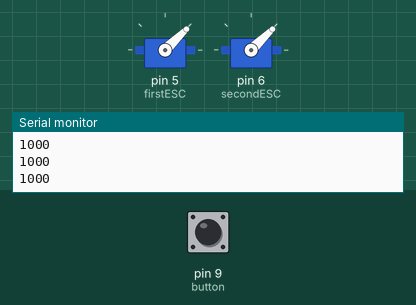
This sketch was run on a simulated Arduino Uno, built with avr-gcc and run on an emulated ATmega328P. Parts: 2 × servo, the last lines printed to the serial monitor. The test bench sets the inputs (shaded band); at power-on: pin 9 (button) HIGH.

Above: at 2.2 s.
2.3 s: pin 9 (button) pulled LOW for 1 s
At 3.07 s:
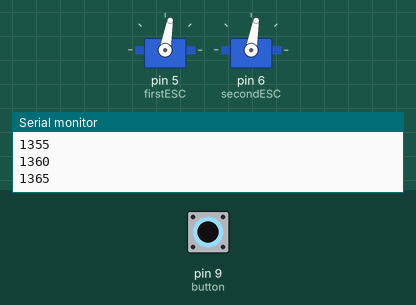
4.8 s: pin 9 (button) pulled LOW for 3.2 s
At 5.86 s:
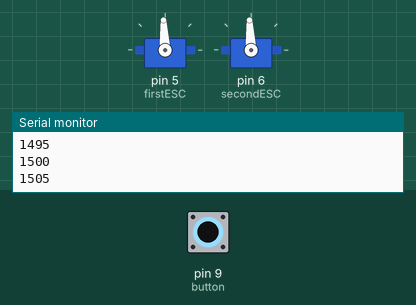
At 6.46 s:
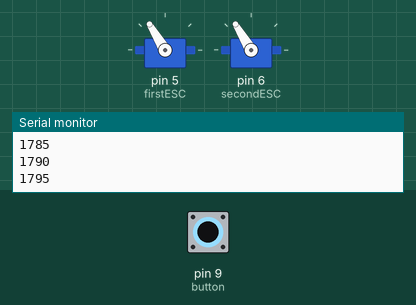
Timing chart, 0 to 9.5 s (numbered marks = the images above; inputs shaded):
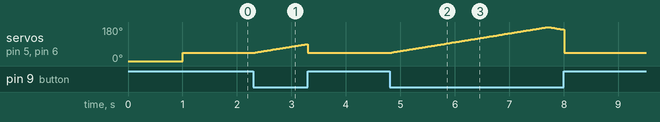

The sketch:

sketch_jan05a.ino
```cpp
#include <Servo.h>

int pin1=5, pin2=6, button=9, voltSens=2;


int value = 0; // set values you need to zero
int change = 1;
Servo firstESC, secondESC; //Create as much as Servoobject you want. You can controll 2 or more Servos at the same time

void setup() {

  firstESC.attach(5);
  secondESC.attach(6);// attached to pin 9 I just do this with 1 Servo
  Serial.begin(9600);    // start serial at 9600 baud
  pinMode(button, INPUT_PULLUP);
  firstESC.writeMicroseconds(value);
  secondESC.writeMicroseconds(value);
  delay(1000);

}

void loop() {

//First connect your ESC WITHOUT Arming. Then Open Serial and follo Instructions
    firstESC.writeMicroseconds(value);
    secondESC.writeMicroseconds(value);
    Serial.println(value);
    if(digitalRead(button)==LOW){
      value=1000;
      while(digitalRead(button)==LOW){
        firstESC.writeMicroseconds(value);
    secondESC.writeMicroseconds(value);
Serial.println(value);
    value+=change;
    delay(10);
    if(value==2400){
      change=-5;
    }if(value==1000){
      change=5;
    }
  }
    }
  else if(digitalRead(button)==HIGH){
    value=1000;
    change=5;
  }


}
/*
 *   Serial.println(value);
  if(Serial.available())
    value = Serial.parseInt();    // Parse an Integer from Serial

 */
```

Measured:
- after the input at 2.3 s, servo on pin 5 (firstESC), servo on pin 6 (secondESC): rises from 44° to 90° in 0.96 s, then falls to 44° in 0.02 s
- after the input at 4.8 s, servo on pin 5 (firstESC), servo on pin 6 (secondESC): rises from 44° to 180° in 2.9 s, then falls to 44° in 0.31 s
